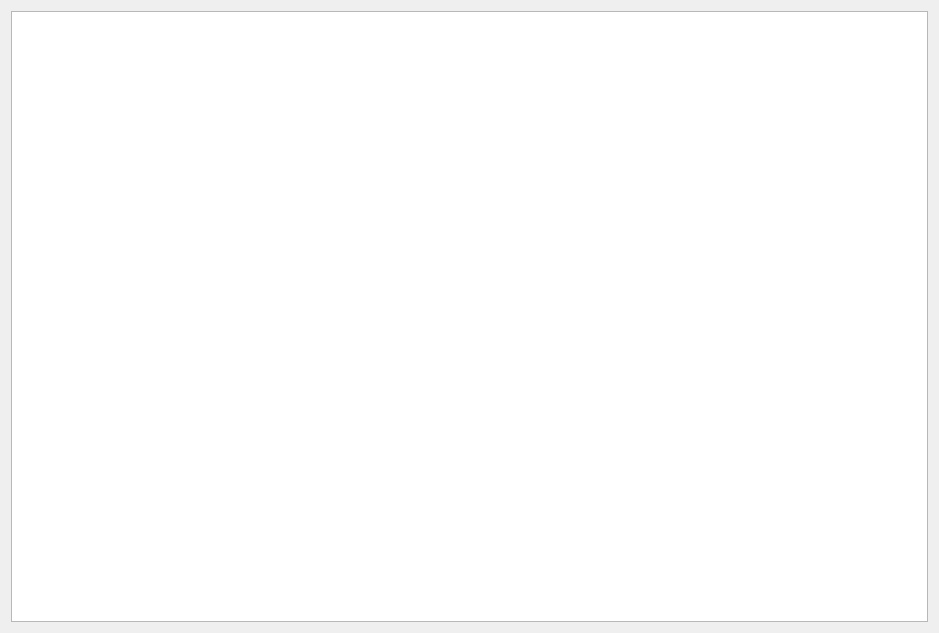
<?xml version="1.0" encoding="UTF-8"?>
<ui version="4.0">
 <class>Dialog</class>
 <widget class="QDialog" name="Dialog">
  <property name="geometry">
   <rect>
    <x>0</x>
    <y>0</y>
    <width>939</width>
    <height>633</height>
   </rect>
  </property>
  <property name="windowTitle">
   <string>Dialog</string>
  </property>
  <layout class="QHBoxLayout" name="horizontalLayout">
   <item>
    <widget class="QTableView" name="tableView"/>
   </item>
  </layout>
 </widget>
 <resources/>
 <connections/>
</ui>
